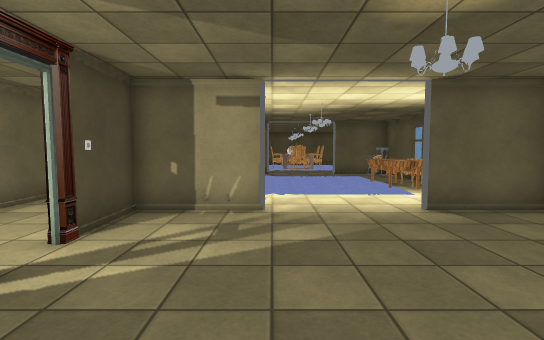
view 1 (above)

16 first-person views from a walk through a 3-D level made in the Unity game engine. The camera is 1.4 m above the floor, tilts 4° down and sees 85° across. The floor is counted in squares, 1 m on a side. Each view is taken from the middle of a square. On the plan, view 1 faces up. The plan holds only what a view shows up to about 14 squares ahead; the rest is blank. The place goes on beyond the plan. The player is left out. Door leaves are left out, so doorways stand open. Some surface patterns are stand-ins.

view 2
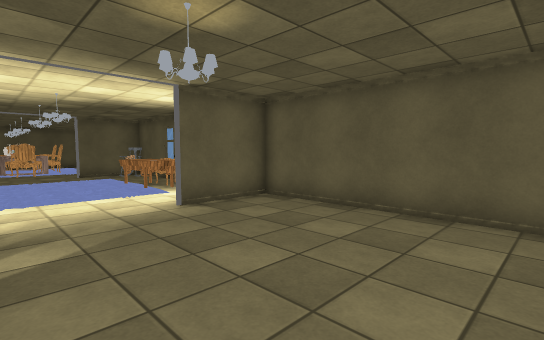

view 3
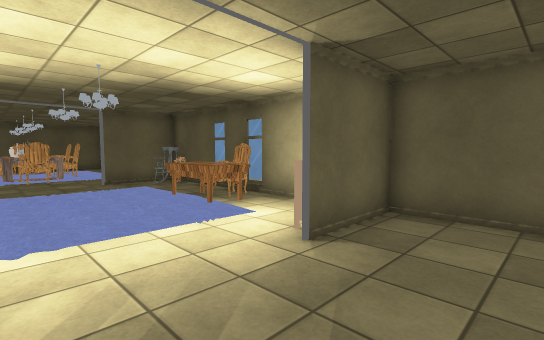

view 4
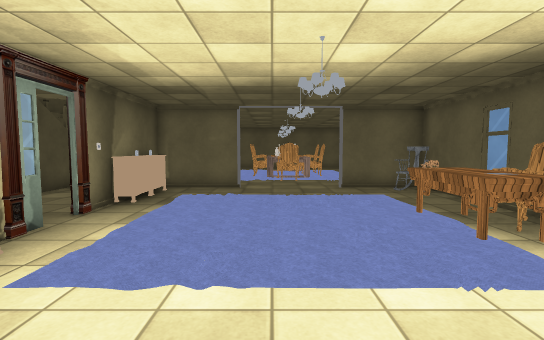

view 5
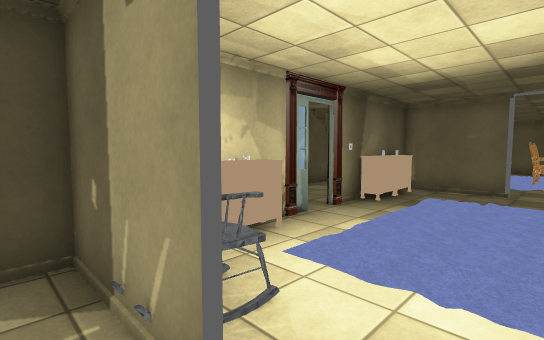

view 6
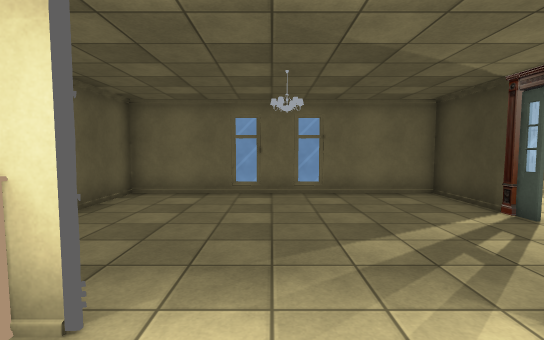

view 7
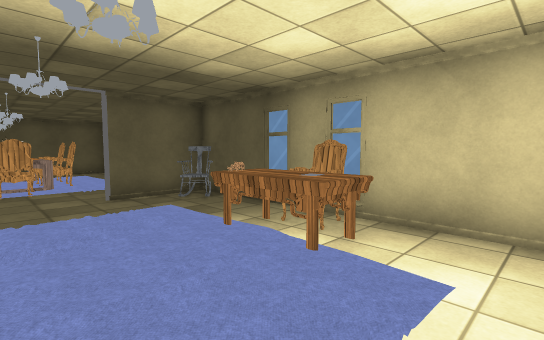

view 8
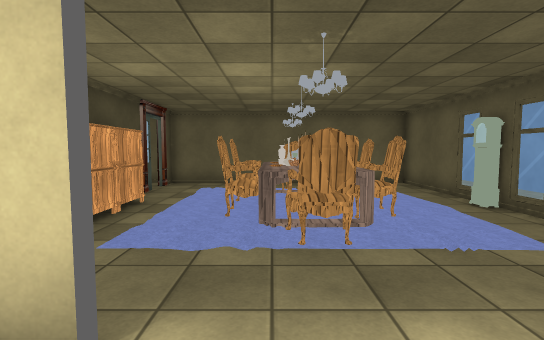

view 9
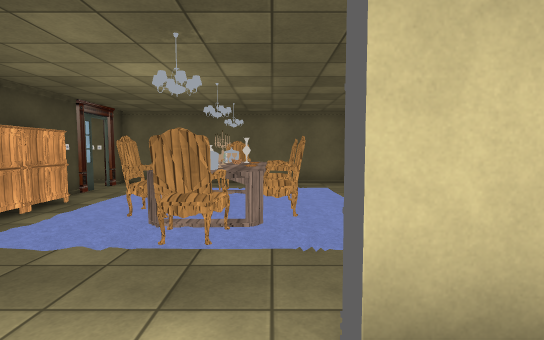

view 10
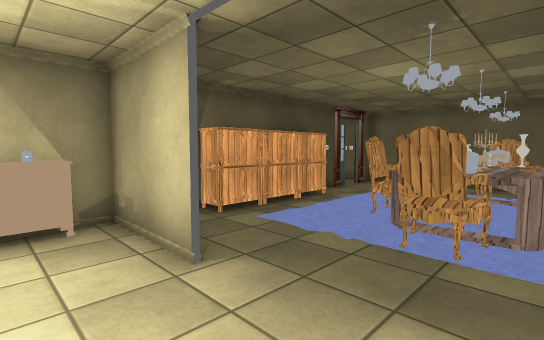

view 11
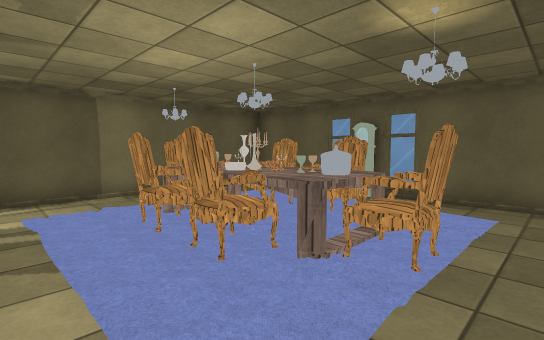

view 12
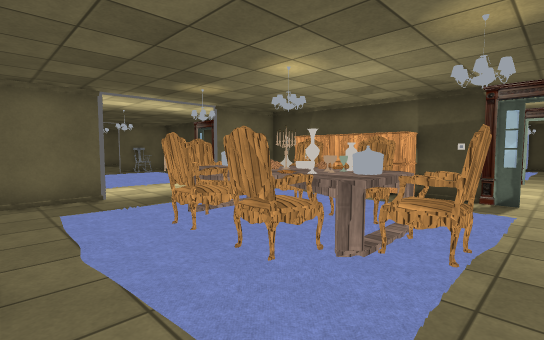

view 13
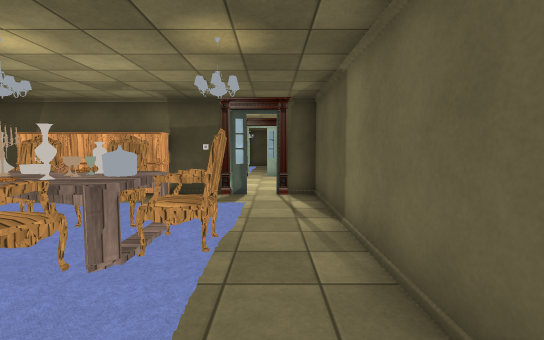

view 14
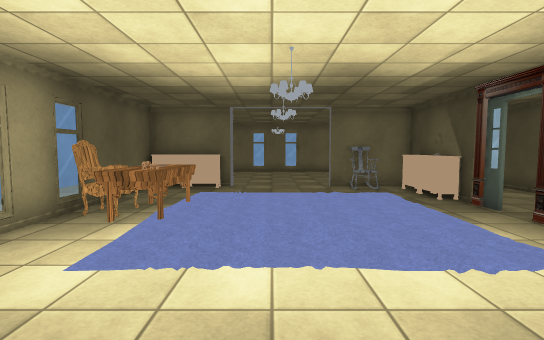

view 15
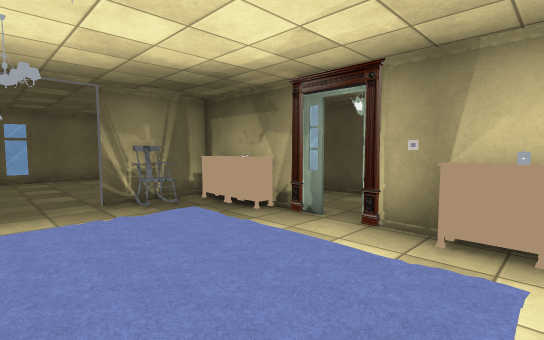

view 16
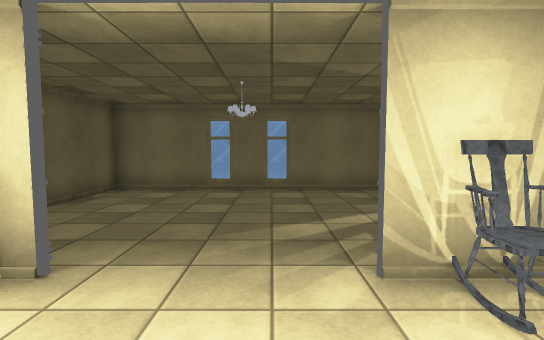

### Floor plan
Ten units are one square. View 1 is at (0, 0); x grows to the right and y downward. Boxes are objects, and circles mark ways between rooms. Rooms are numbered by the first view taken in them; rooms with no view inside come last. Other rooms are left out.
<svg viewBox="-53 -279 124 289">
<path fill="none" stroke="#000" d="M45 -68 34 -68M-15 -68 -1 -68 -33 -68M-32 -34 -32 5 65 5 65 -75M-32 -76 -32 -42M-32 -114 -32 -94M-1 -169 -33 -169M34 -68 45 -68M-32 -136 -32 -122M65 -75 65 -169M66 -169 34 -169M-32 -68 -15 -68M34 -169 58 -169M-6 -169 -1 -169M-32 -252 -32 -227M-32 -182 -32 -164M65 -169 65 -274 -48 -274M-32 -274 -32 -261"/>
<rect x="-15" y="-85" width="10" height="20" fill="#bbb"><title>other object</title></rect>
<rect x="45" y="-75" width="10" height="10" fill="#bbb"><title>other object</title></rect>
<rect x="55" y="-75" width="10" height="10" fill="#bbb"><title>other object</title></rect>
<rect x="-35" y="-85" width="10" height="10" fill="#bbb"><title>other object</title></rect>
<rect x="-35" y="-95" width="10" height="10" fill="#bbb"><title>other object</title></rect>
<rect x="-35" y="-145" width="10" height="10" fill="#bbb"><title>other object</title></rect>
<rect x="-35" y="-155" width="10" height="10" fill="#bbb"><title>lantern</title></rect>
<rect x="-35" y="-165" width="10" height="10" fill="#bbb"><title>other object</title></rect>
<rect x="35" y="-125" width="20" height="30" fill="#bbb"><title>desk</title></rect>
<rect x="45" y="-125" width="20" height="20" fill="#bbb"><title>chair</title></rect>
<rect x="45" y="-165" width="20" height="20" fill="#bbb"><title>other object</title></rect>
<rect x="-35" y="-195" width="20" height="10" fill="#bbb"><title>cabinet</title></rect>
<rect x="-35" y="-215" width="20" height="20" fill="#bbb"><title>cabinet</title></rect>
<rect x="-35" y="-225" width="20" height="10" fill="#bbb"><title>cabinet</title></rect>
<rect x="-5" y="-225" width="10" height="20" fill="#bbb"><title>chair</title></rect>
<rect x="-5" y="-235" width="10" height="10" fill="#bbb"><title>chair</title></rect>
<rect x="5" y="-205" width="10" height="20" fill="#bbb"><title>chair</title></rect>
<rect x="5" y="-215" width="10" height="10" fill="#bbb"><title>other object</title></rect>
<rect x="5" y="-225" width="10" height="10" fill="#bbb"><title>pot</title></rect>
<rect x="5" y="-235" width="10" height="10" fill="#bbb"><title>vase</title></rect>
<rect x="5" y="-255" width="10" height="20" fill="#bbb"><title>chair</title></rect>
<rect x="15" y="-195" width="10" height="10" fill="#bbb"><title>chandelier</title></rect>
<rect x="15" y="-215" width="10" height="20" fill="#bbb"><title>pot</title></rect>
<rect x="15" y="-225" width="10" height="10" fill="#bbb"><title>other object</title></rect>
<rect x="15" y="-235" width="10" height="10" fill="#bbb"><title>vase</title></rect>
<rect x="15" y="-245" width="10" height="10" fill="#bbb"><title>pot</title></rect>
<rect x="15" y="-255" width="10" height="10" fill="#bbb"><title>chandelier</title></rect>
<rect x="25" y="-205" width="10" height="10" fill="#bbb"><title>table</title></rect>
<rect x="25" y="-225" width="20" height="20" fill="#bbb"><title>chair</title></rect>
<rect x="25" y="-245" width="20" height="20" fill="#bbb"><title>chair</title></rect>
<rect x="55" y="-225" width="10" height="10" fill="#bbb"><title>clock</title></rect>
<circle cx="-30" cy="-65" r="3" fill="#2a7"/>
<circle cx="12" cy="-72" r="3" fill="#2a7"/>
<circle cx="15" cy="-170" r="3" fill="#2a7"/>
<text x="20" y="-30">1</text>
<text x="20" y="-120">2</text>
<text x="20" y="-220">3</text>
</svg>
Room 1 opens to room 2. Room 2 opens to room 3.

Where each view was taken, in squares from view 1:
view 1: 0 up, 0 right, facing up
view 2: 0 up, 0 right, facing up-right
view 3: 4 up, 0 right, facing up-right
view 4: 6 up, 1 right, facing up
view 5: 6 up, 1 right, facing up-left
view 6: 9 up, 2 right, facing down
view 7: 8 up, 1 right, facing up-right
view 8: 15 up, 1 right, facing up
view 9: 15 up, 3 right, facing up
view 10: 15 up, 3 right, facing up-left
view 11: 18 up, 2 left, facing up-right
view 12: 26 up, 6 right, facing down-left
view 13: 26 up, 6 right, facing left
view 14: 18 up, 2 right, facing down
view 15: 15 up, 2 right, facing down-left
view 16: 10 up, 1 right, facing down
